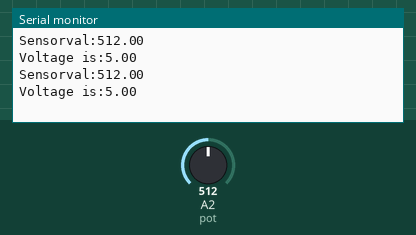
The sketch below on a simulated Arduino Uno, built with avr-gcc and run on an emulated ATmega328P. Shown: the last lines printed to the serial monitor. The test bench sets the inputs (shaded band); at power-on: A2 (pot) = 512.

Above: at 2.8 s.
2.9 s: A2 (pot) set to 716
At 5.1 s:
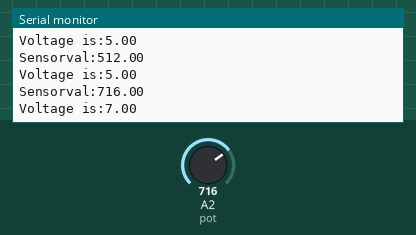
5.6 s: A2 (pot) set to 900
At 6.7 s:
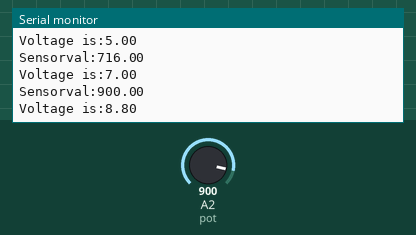
Timing chart, 0 to 8.6 s (numbered marks = the images above; inputs shaded):
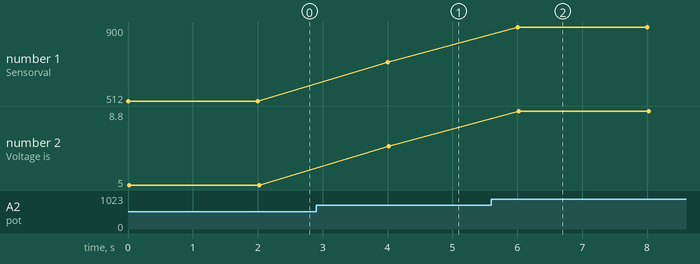

Measured:
- after the input at 2.9 s, the serial monitor: prints a new line after 1.1 s (image 1)
- after the input at 5.6 s, the serial monitor: prints a new line after 0.40 s (image 2)
- plotted number 1: 512 → 716 after the input at 2.9 s, 716 → 900 after the input at 5.6 s
- plotted number 2: 5 → 7 after the input at 2.9 s, 7 → 8.8 after the input at 5.6 s

The sketch:

POT.ino
```cpp
float voltage=0;
float sensorval=0;
int pot=A2;
void setup() {
  Serial.begin(9600);
}

void loop() {
  sensorval=analogRead(pot);
  voltage=(sensorval*10/1023);
  Serial.print("Sensorval:");
  Serial.println(sensorval);
  Serial.print("Voltage is:");
  Serial.println(voltage);
  delay(2000);

}
```
